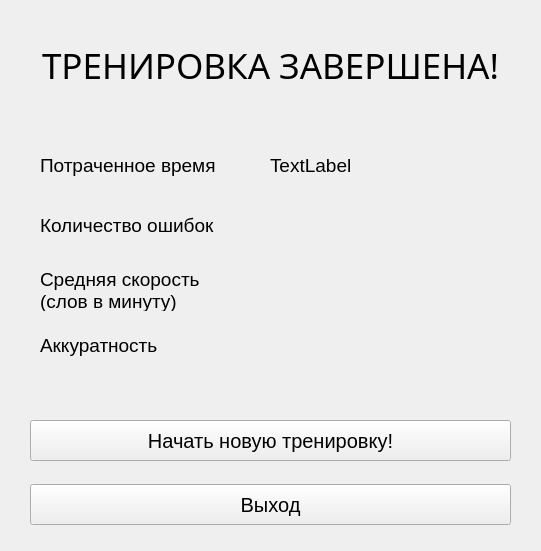
  <widget class="QWidget" name="widget_6" native="true">
   <property name="geometry">
    <rect>
     <x>260</x>
     <y>100</y>
     <width>541</width>
     <height>551</height>
    </rect>
   </property>
   <property name="autoFillBackground">
    <bool>true</bool>
   </property>
   <widget class="QLabel" name="label_4">
    <property name="geometry">
     <rect>
      <x>35</x>
      <y>30</y>
      <width>471</width>
      <height>71</height>
     </rect>
    </property>
    <property name="font">
     <font>
      <family>Noto Sans Lisu</family>
      <pointsize>26</pointsize>
     </font>
    </property>
    <property name="text">
     <string>ТРЕНИРОВКА ЗАВЕРШЕНА!</string>
    </property>
    <property name="alignment">
     <set>Qt::AlignCenter</set>
    </property>
   </widget>
   <widget class="QLabel" name="label_5">
    <property name="geometry">
     <rect>
      <x>40</x>
      <y>150</y>
      <width>221</width>
      <height>31</height>
     </rect>
    </property>
    <property name="font">
     <font>
      <pointsize>14</pointsize>
     </font>
    </property>
    <property name="text">
     <string>Потраченное время</string>
    </property>
   </widget>
   <widget class="QLabel" name="label_6">
    <property name="geometry">
     <rect>
      <x>40</x>
      <y>210</y>
      <width>221</width>
      <height>31</height>
     </rect>
    </property>
    <property name="font">
     <font>
      <pointsize>14</pointsize>
     </font>
    </property>
    <property name="text">
     <string>Количество ошибок</string>
    </property>
   </widget>
   <widget class="QLabel" name="label_7">
    <property name="geometry">
     <rect>
      <x>40</x>
      <y>270</y>
      <width>251</width>
      <height>41</height>
     </rect>
    </property>
    <property name="font">
     <font>
      <pointsize>14</pointsize>
     </font>
    </property>
    <property name="text">
     <string>Средняя скорость
(слов в минуту)</string>
    </property>
   </widget>
   <widget class="QLabel" name="label_8">
    <property name="geometry">
     <rect>
      <x>40</x>
      <y>330</y>
      <width>251</width>
      <height>31</height>
     </rect>
    </property>
    <property name="font">
     <font>
      <pointsize>14</pointsize>
     </font>
    </property>
    <property name="text">
     <string>Аккуратность</string>
    </property>
   </widget>
   <widget class="QPushButton" name="pushButton_59">
    <property name="geometry">
     <rect>
      <x>30</x>
      <y>420</y>
      <width>481</width>
      <height>41</height>
     </rect>
    </property>
    <property name="font">
     <font>
      <pointsize>15</pointsize>
     </font>
    </property>
    <property name="focusPolicy">
     <enum>Qt::NoFocus</enum>
    </property>
    <property name="text">
     <string>Начать новую тренировку!</string>
    </property>
   </widget>
   <widget class="QPushButton" name="pushButton_60">
    <property name="geometry">
     <rect>
      <x>30</x>
      <y>484</y>
      <width>481</width>
      <height>41</height>
     </rect>
    </property>
    <property name="font">
     <font>
      <pointsize>15</pointsize>
     </font>
    </property>
    <property name="text">
     <string>Выход</string>
    </property>
   </widget>
   <widget class="QLabel" name="mistakeslabel">
    <property name="geometry">
     <rect>
      <x>270</x>
      <y>210</y>
      <width>221</width>
      <height>31</height>
     </rect>
    </property>
    <property name="font">
     <font>
      <pointsize>14</pointsize>
     </font>
    </property>
    <property name="text">
     <string/>
    </property>
   </widget>
   <widget class="QLabel" name="speedlabel">
    <property name="geometry">
     <rect>
      <x>270</x>
      <y>270</y>
      <width>251</width>
      <height>41</height>
     </rect>
    </property>
    <property name="font">
     <font>
      <pointsize>14</pointsize>
     </font>
    </property>
    <property name="text">
     <string/>
    </property>
   </widget>
   <widget class="QLabel" name="accuracylabel">
    <property name="geometry">
     <rect>
      <x>270</x>
      <y>330</y>
      <width>251</width>
      <height>31</height>
     </rect>
    </property>
    <property name="font">
     <font>
      <pointsize>14</pointsize>
     </font>
    </property>
    <property name="text">
     <string/>
    </property>
   </widget>
   <widget class="QLabel" name="timelabel">
    <property name="geometry">
     <rect>
      <x>270</x>
      <y>150</y>
      <width>221</width>
      <height>31</height>
     </rect>
    </property>
    <property name="font">
     <font>
      <pointsize>14</pointsize>
     </font>
    </property>
    <property name="text">
     <string>TextLabel</string>
    </property>
   </widget>
  </widget>
